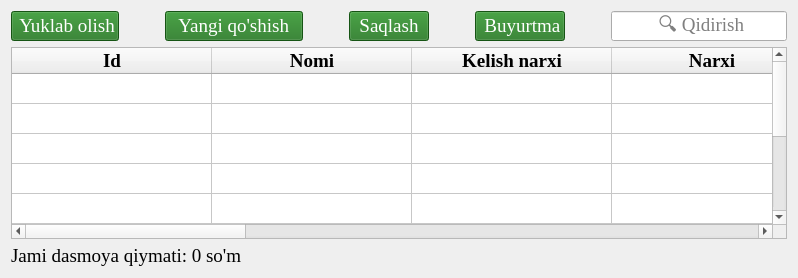
        <widget class="QWidget" name="tab2_2">
         <attribute name="icon">
          <iconset resource="icons/images.qrc">
           <normaloff>:/image/books.png</normaloff>:/image/books.png</iconset>
         </attribute>
         <attribute name="title">
          <string>Ombor</string>
         </attribute>
         <layout class="QGridLayout" name="gridLayout_17">
          <item row="0" column="0">
           <layout class="QGridLayout" name="gridLayout_18">
            <item row="2" column="1">
             <widget class="QTableWidget" name="tableWidget_4">
              <property name="font">
               <font>
                <family>Times New Roman</family>
                <pointsize>14</pointsize>
                <weight>50</weight>
                <bold>false</bold>
                <stylestrategy>PreferDefault</stylestrategy>
               </font>
              </property>
              <property name="autoFillBackground">
               <bool>false</bool>
              </property>
              <property name="selectionMode">
               <enum>QAbstractItemView::ExtendedSelection</enum>
              </property>
              <property name="selectionBehavior">
               <enum>QAbstractItemView::SelectItems</enum>
              </property>
              <property name="sortingEnabled">
               <bool>true</bool>
              </property>
              <property name="rowCount">
               <number>10</number>
              </property>
              <attribute name="horizontalHeaderDefaultSectionSize">
               <number>200</number>
              </attribute>
              <attribute name="verticalHeaderVisible">
               <bool>false</bool>
              </attribute>
              <row/>
              <row/>
              <row/>
              <row/>
              <row/>
              <row/>
              <row/>
              <row/>
              <row/>
              <row/>
              <column>
               <property name="text">
                <string>Id</string>
               </property>
               <property name="font">
                <font>
                 <family>Times New Roman</family>
                 <pointsize>14</pointsize>
                 <weight>75</weight>
                 <bold>true</bold>
                </font>
               </property>
              </column>
              <column>
               <property name="text">
                <string>Nomi</string>
               </property>
               <property name="font">
                <font>
                 <family>Times New Roman</family>
                 <pointsize>14</pointsize>
                 <weight>75</weight>
                 <bold>true</bold>
                </font>
               </property>
              </column>
              <column>
               <property name="text">
                <string>Kelish narxi</string>
               </property>
               <property name="font">
                <font>
                 <family>Times New Roman</family>
                 <pointsize>14</pointsize>
                 <weight>75</weight>
                 <bold>true</bold>
                </font>
               </property>
              </column>
              <column>
               <property name="text">
                <string>Narxi</string>
               </property>
               <property name="font">
                <font>
                 <family>Times New Roman</family>
                 <pointsize>14</pointsize>
                 <weight>75</weight>
                 <bold>true</bold>
                </font>
               </property>
              </column>
              <column>
               <property name="text">
                <string>Pachka narxi</string>
               </property>
               <property name="font">
                <font>
                 <family>Times New Roman</family>
                 <pointsize>14</pointsize>
                 <weight>75</weight>
                 <bold>true</bold>
                </font>
               </property>
              </column>
              <column>
               <property name="text">
                <string>Barcode</string>
               </property>
               <property name="font">
                <font>
                 <family>Times New Roman</family>
                 <pointsize>14</pointsize>
                 <weight>75</weight>
                 <bold>true</bold>
                </font>
               </property>
              </column>
              <column>
               <property name="text">
                <string>Qoldiq</string>
               </property>
               <property name="font">
                <font>
                 <family>Times New Roman</family>
                 <pointsize>14</pointsize>
                 <weight>75</weight>
                 <bold>true</bold>
                </font>
               </property>
              </column>
              <column>
               <property name="text">
                <string>Sana</string>
               </property>
               <property name="font">
                <font>
                 <family>Times New Roman</family>
                 <pointsize>14</pointsize>
                 <weight>75</weight>
                 <bold>true</bold>
                </font>
               </property>
              </column>
              <column>
               <property name="text">
                <string>Buyurtma</string>
               </property>
               <property name="font">
                <font>
                 <family>Times New Roman</family>
                 <pointsize>14</pointsize>
                 <weight>75</weight>
                 <bold>true</bold>
                </font>
               </property>
              </column>
              <column>
               <property name="text">
                <string>Kimdan</string>
               </property>
               <property name="font">
                <font>
                 <family>Times New Roman</family>
                 <pointsize>14</pointsize>
                 <weight>75</weight>
                 <bold>true</bold>
                </font>
               </property>
              </column>
             </widget>
            </item>
            <item row="1" column="1">
             <layout class="QHBoxLayout" name="horizontalLayout_10">
              <item>
               <widget class="QPushButton" name="pushButton_6">
                <property name="font">
                 <font>
                  <family>Times New Roman</family>
                  <pointsize>14</pointsize>
                  <stylestrategy>PreferDefault</stylestrategy>
                 </font>
                </property>
                <property name="autoFillBackground">
                 <bool>false</bool>
                </property>
                <property name="styleSheet">
                 <string notr="true">background-color: rgb(31, 118, 28); color: white;</string>
                </property>
                <property name="text">
                 <string> Yuklab olish</string>
                </property>
                <property name="icon">
                 <iconset resource="icons/images.qrc">
                  <normaloff>:/image/excel.png</normaloff>:/image/excel.png</iconset>
                </property>
                <property name="iconSize">
                 <size>
                  <width>24</width>
                  <height>24</height>
                 </size>
                </property>
               </widget>
              </item>
              <item>
               <spacer name="horizontalSpacer_22">
                <property name="orientation">
                 <enum>Qt::Horizontal</enum>
                </property>
                <property name="sizeType">
                 <enum>QSizePolicy::Minimum</enum>
                </property>
                <property name="sizeHint" stdset="0">
                 <size>
                  <width>40</width>
                  <height>20</height>
                 </size>
                </property>
               </spacer>
              </item>
              <item>
               <widget class="QPushButton" name="pushButton_4">
                <property name="font">
                 <font>
                  <family>Times New Roman</family>
                  <pointsize>14</pointsize>
                  <weight>50</weight>
                  <bold>false</bold>
                  <stylestrategy>PreferDefault</stylestrategy>
                 </font>
                </property>
                <property name="toolTip">
                 <string>&lt;html&gt;&lt;head/&gt;&lt;body&gt;&lt;p align=&quot;center&quot;&gt;&lt;br/&gt;&lt;/p&gt;&lt;/body&gt;&lt;/html&gt;</string>
                </property>
                <property name="styleSheet">
                 <string notr="true">background-color: rgb(31, 118, 28); color: white;</string>
                </property>
                <property name="text">
                 <string>  Yangi qo'shish  </string>
                </property>
                <property name="icon">
                 <iconset resource="icons/images.qrc">
                  <normaloff>:/image/excel.png</normaloff>:/image/excel.png</iconset>
                </property>
                <property name="iconSize">
                 <size>
                  <width>24</width>
                  <height>24</height>
                 </size>
                </property>
               </widget>
              </item>
              <item>
               <spacer name="horizontalSpacer_23">
                <property name="orientation">
                 <enum>Qt::Horizontal</enum>
                </property>
                <property name="sizeType">
                 <enum>QSizePolicy::Minimum</enum>
                </property>
                <property name="sizeHint" stdset="0">
                 <size>
                  <width>40</width>
                  <height>20</height>
                 </size>
                </property>
               </spacer>
              </item>
              <item>
               <widget class="QPushButton" name="pushButton_3">
                <property name="font">
                 <font>
                  <family>Times New Roman</family>
                  <pointsize>14</pointsize>
                  <weight>50</weight>
                  <bold>false</bold>
                  <stylestrategy>PreferDefault</stylestrategy>
                 </font>
                </property>
                <property name="styleSheet">
                 <string notr="true">background-color: rgb(31, 118, 28); color: white;</string>
                </property>
                <property name="text">
                 <string> Saqlash </string>
                </property>
               </widget>
              </item>
              <item>
               <spacer name="horizontalSpacer_24">
                <property name="orientation">
                 <enum>Qt::Horizontal</enum>
                </property>
                <property name="sizeType">
                 <enum>QSizePolicy::Minimum</enum>
                </property>
                <property name="sizeHint" stdset="0">
                 <size>
                  <width>40</width>
                  <height>20</height>
                 </size>
                </property>
               </spacer>
              </item>
              <item>
               <widget class="QPushButton" name="pushButton_13">
                <property name="font">
                 <font>
                  <family>Times New Roman</family>
                  <pointsize>14</pointsize>
                 </font>
                </property>
                <property name="styleSheet">
                 <string notr="true">background-color: rgb(31, 118, 28); color: white;</string>
                </property>
                <property name="text">
                 <string> Buyurtma</string>
                </property>
                <property name="icon">
                 <iconset resource="icons/images.qrc">
                  <normaloff>:/image/excel.png</normaloff>:/image/excel.png</iconset>
                </property>
                <property name="iconSize">
                 <size>
                  <width>24</width>
                  <height>24</height>
                 </size>
                </property>
               </widget>
              </item>
              <item>
               <spacer name="horizontalSpacer_25">
                <property name="orientation">
                 <enum>Qt::Horizontal</enum>
                </property>
                <property name="sizeHint" stdset="0">
                 <size>
                  <width>40</width>
                  <height>20</height>
                 </size>
                </property>
               </spacer>
              </item>
              <item>
               <widget class="QLineEdit" name="lineEdit_3">
                <property name="maximumSize">
                 <size>
                  <width>200</width>
                  <height>16777215</height>
                 </size>
                </property>
                <property name="font">
                 <font>
                  <family>Times New Roman</family>
                  <pointsize>14</pointsize>
                  <stylestrategy>PreferDefault</stylestrategy>
                 </font>
                </property>
                <property name="alignment">
                 <set>Qt::AlignCenter</set>
                </property>
                <property name="placeholderText">
                 <string> 🔍 Qidirish</string>
                </property>
               </widget>
              </item>
             </layout>
            </item>
           </layout>
          </item>
          <item row="1" column="0">
           <widget class="QLabel" name="label_7">
            <property name="font">
             <font>
              <family>Times New Roman</family>
              <pointsize>14</pointsize>
              <stylestrategy>PreferDefault</stylestrategy>
             </font>
            </property>
            <property name="text">
             <string>Jami dasmoya qiymati: 0 so'm</string>
            </property>
           </widget>
          </item>
         </layout>
        </widget>
